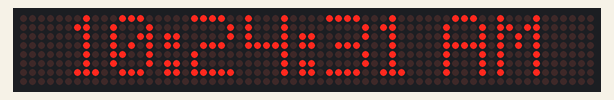
Bench run of a sketch on a simulated ESP8266 (Wemos D1 mini). Parts: 64×8 LED matrix. WiFi joins after 1.5 s; servers stay silent unless stated; the local clock reads 2024-03-15 10:24:30 at power-on unless the sketch sets it; what the sketch prints to the serial monitor is not drawn.

Above: at 1.6 s.
At 4.6 s:
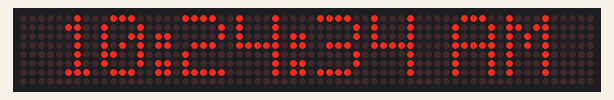
At 7.6 s:
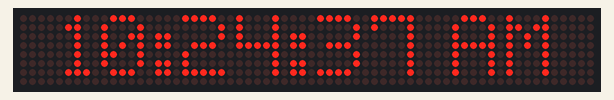
At 13.6 s:
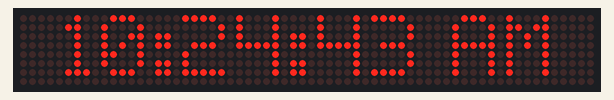
At 26.6 s:
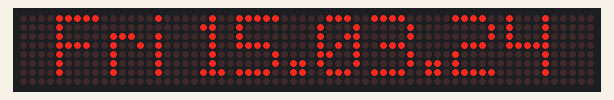
At 38.6 s:
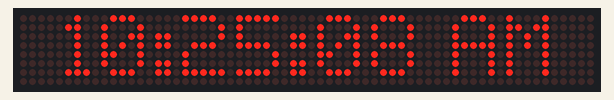

Measured:
- what the display in image 0 shows lasts 1.0 s, from 1.5 s to 2.5 s
- what the display in image 4 shows lasts 3.0 s, from 26.5 s to 29.5 s

The sketch:

OTA_SIMPLE_NTP_D1MINIv3.ino
```cpp
#include <ESP8266WiFi.h>
#include <ESP8266mDNS.h>
#include <WiFiUdp.h>
#include <ArduinoOTA.h>
#include <MD_Parola.h>        // Add via LIBRARY MANAGER or GOOGLE it
#include <MD_MAX72xx.h>       // Add via LIBRARY MANAGER or GOOGLE it
#include <SPI.h>

#define HARDWARE_TYPE MD_MAX72XX::FC16_HW   // Mirrored display Fix
#define MAX_DEVICES 8

// GND = Common Ground (-)
#define DATA_PIN  13   // D7 = MOSI
#define CS_PIN    15   // D8 = CS
#define CLK_PIN   14   // D5 = CLK

#ifndef STASSID
#define STASSID "Android Wifi"       // Cellular AP / Smartphone Hotspot
#define STAPSK  "101010101"
#endif

const char* ssid = STASSID;
const char* password = STAPSK;
const char* host = "NTP_D1MINIv2";

const char* ntpServer = "pool.ntp.org";
const long  gmtOffset_sec = 28800;       //Malaysian,Singapore GMT = +8UTC*60*60 , GREENWICH = 0 UTC + (60*60)
const int   daylightOffset_sec = 0;

MD_Parola P = MD_Parola(HARDWARE_TYPE, CS_PIN, MAX_DEVICES);

char buffer[80];
const uint16_t SEC_1 = 1000;

void printLocalTime()
{
  time_t rawtime;
  struct tm * timeinfo;
  time (&rawtime);
  timeinfo = localtime (&rawtime);
  strftime (buffer,80,"%I:%M:%S %p",timeinfo );
  P.print(buffer);
  delay(SEC_1);
}

void printDayOnly()
{
  time_t rawtime;
  struct tm * timeinfo;
  time (&rawtime);
  timeinfo = localtime (&rawtime);
  strftime(buffer,80,"%a %d.%m.%y",timeinfo);
  P.print(buffer);
  delay(SEC_1);
}

void setup()
{
  Serial.begin(115200);
  Serial.println("Booting");
  WiFi.mode(WIFI_STA);
  WiFi.begin(ssid, password);
  while (WiFi.waitForConnectResult() != WL_CONNECTED) {
    Serial.println("Connection Failed! Rebooting...");
    delay(5000);
    ESP.restart();
  }

  ArduinoOTA.onStart([]() {
    String type;
    if (ArduinoOTA.getCommand() == U_FLASH) {
      type = "sketch";
    } else { // U_SPIFFS
      type = "filesystem";
    }

    Serial.println("Start updating " + type);
  });
  ArduinoOTA.onEnd([]() {
    Serial.println("\nEnd");
  });
  ArduinoOTA.onProgress([](unsigned int progress, unsigned int total) {
    Serial.printf("Progress: %u%%\r", (progress / (total / 100)));
  });
  ArduinoOTA.onError([](ota_error_t error) {
    Serial.printf("Error[%u]: ", error);
    if (error == OTA_AUTH_ERROR) {
      Serial.println("Auth Failed");
    } else if (error == OTA_BEGIN_ERROR) {
      Serial.println("Begin Failed");
    } else if (error == OTA_CONNECT_ERROR) {
      Serial.println("Connect Failed");
    } else if (error == OTA_RECEIVE_ERROR) {
      Serial.println("Receive Failed");
    } else if (error == OTA_END_ERROR) {
      Serial.println("End Failed");
    }});
  ArduinoOTA.begin();
  P.begin();                        // Init FC16 LED MATRIX display
  P.setIntensity(0);                // Lowest brightness = 0.5 Watt/hour , MAX=15
  P.setTextAlignment(PA_CENTER);    // Centering Text Display
  Serial.println("Ready");
  Serial.print("IP address: ");
  Serial.println(WiFi.localIP());
  configTime(gmtOffset_sec, daylightOffset_sec, ntpServer);
}

void loop()
{
  ArduinoOTA.handle();
  for (int Ti = 0; Ti < 25; Ti++)     	  // until 25 counts = 25sec
      {printLocalTime();}                 // Display centered 12h time, Minute with Second updates & AM/PM status
      for (int Dy = 0; Dy < 3; Dy++)      // the next each 1 sec until 3 count = 3sec
      {printDayOnly();}
}
```
